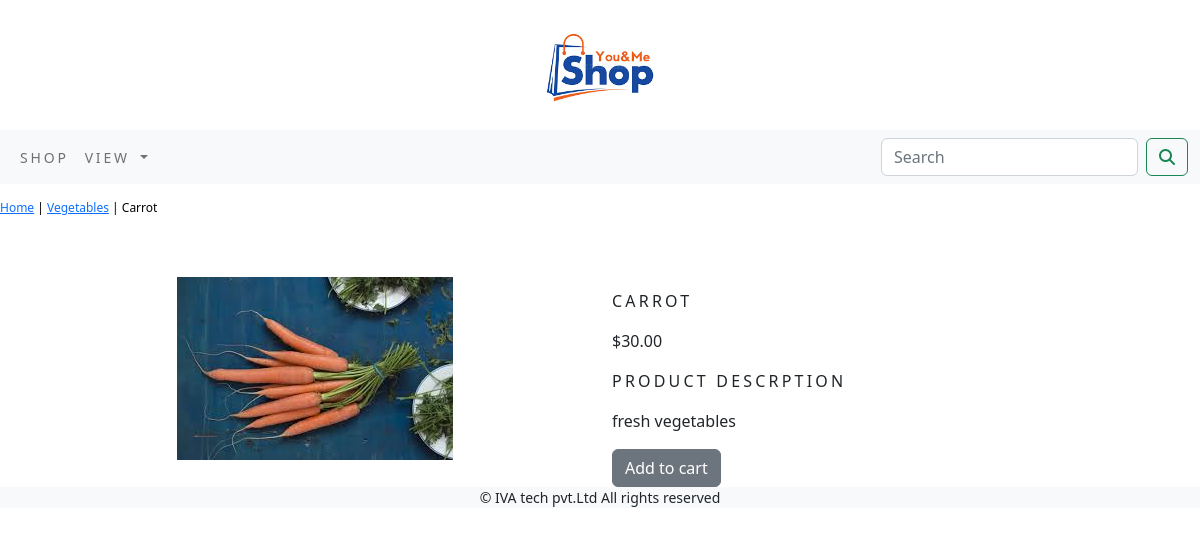
/shop/Vegetables/carrot/, run on the app's committed database.
### shop/models.py (models this page shows, shortened)
class Product(models.Model):
    name = models.CharField(max_length=250,unique=True)
    slug = models.SlugField(max_length=250, unique=True)
    description = models.TextField(blank=True)
    price=models.DecimalField(max_digits=10,decimal_places=2)
    category=models.ForeignKey(Category,on_delete=models.CASCADE)
    image = models.ImageField(upload_to='product', blank=True)
    stock=models.IntegerField()
    available=models.BooleanField(default=True)
    created=models.DateTimeField(auto_now_add=True)
    updated=models.DateTimeField(auto_now=True)
    class Meta:
        ordering=('name',)
        verbose_name='product'
        verbose_name_plural='products'

class Category(models.Model):
    name=models.CharField(max_length=250)
    slug=models.SlugField(max_length=250,unique=True)
    description=models.TextField(blank=True)
    image=models.ImageField(upload_to='category',blank=True)
    class Meta:   ## for storing all the information and ordering items -
        ordering=('name',)
        verbose_name='category'
        verbose_name_plural='categories'
    def get_url(self):
        return reverse('shop:products_by_category',args=[self.slug,])
    def __str__(self):
        return '{}'.format(self.name)

### shop/views.py (the view)
# urls.py: path('<slug:c_slug>/<slug:product_slug>/',views.proDetail,name='prodCatdetail')
def proDetail(request,c_slug,product_slug):
    try:
        product=Product.objects.get(category__slug=c_slug,slug=product_slug)
    except Exception as e:
        raise e
    return render(request,'product.html',{'product':product})

### cart_app/context_processors.py (called while the page is built)
def counter(request):
    item_count=0
    if 'admin' in request.path:
        return {}
    else:
        try:
            cart=Cart.objects.filter(cart_id=_cart_id(request))
            car_items=CartItem.objects.all().filter(cart=cart[:1])
            for cart_item in car_items:
                item_count+=cart_item.quantity
        except Cart.DoesNotExist:
            item_count = 0
    return dict(item_count=item_count)

### cart_app/views.py (called while the page is built)
def _cart_id(request):
   cart=request.session.session_key
   if not cart:
      cart=request.session.create()
   return cart

### shop/context_processors.py (called while the page is built)
def menu_links(request):
    links=Category.objects.all()
    return dict(links=links)

### templates/product.html (shortened to what this page needs)
{% extends 'base.html' %}
{% load static %}
{% block content %}
<div class="row my_prod_row_class">
    <div class="mx_auto">
        <p><a href="{% url 'shop:allProductCat' %}">Home</a> | <a href="{{product.category.get_url}}">{{product.category}}</a> | {{product.name}}</p>
    </div>
</div>
<div class="container">
<br>
<div class="row">
    <div class="col-12 col-sm-12 col-md-12 col-lg-6 text-center">
        <img src="{{product.image.url}}" alt="{{product.name}}">
    </div>
        <div class="col-12 col-sm-12 col-md-12 col-lg-6">
            <div>
            <h1 class="my_prod_title">{{product.name}}</h1>
            <p>${{product.price}}</p>
            <p class="my_title">Product Descrption</p>
            <p class="text-justify my_prod_text">{{product.description}}</p>
            {% if product.stock <= 0 %}
                <p class="text-justify my_prod_text"><b>out of stock</b></p>
            {% else %}
                <a class="btn btn-secondary" href="{% url 'cart_app:add_cart' product.id %}">Add to cart</a>
            {% endif %}
            </div>
        </div>
</div>
    </div>
{% endblock %}

### static/css/custom.css (style rules this page uses)
.my_title { font-size:16px; text-transform:uppercase; letter-spacing: .2em; }
.my_prod_row_class { padding-top :15px; padding-bottom :20px; }
.my_prod_row_class .mx_auto { color:#000; font-size:12px; text-decoration:none; }
.my_prod_title { font-size:16px; text-transform:uppercase; letter-spacing:.2em; padding-top:15px; padding-bottom:10px; }
.my_prod_text { padding-right:20px; }

### data on the page
Product: category "Vegetables", name "Carrot", image (picture), name "CARROT", price "30.00", description "fresh vegetables"
